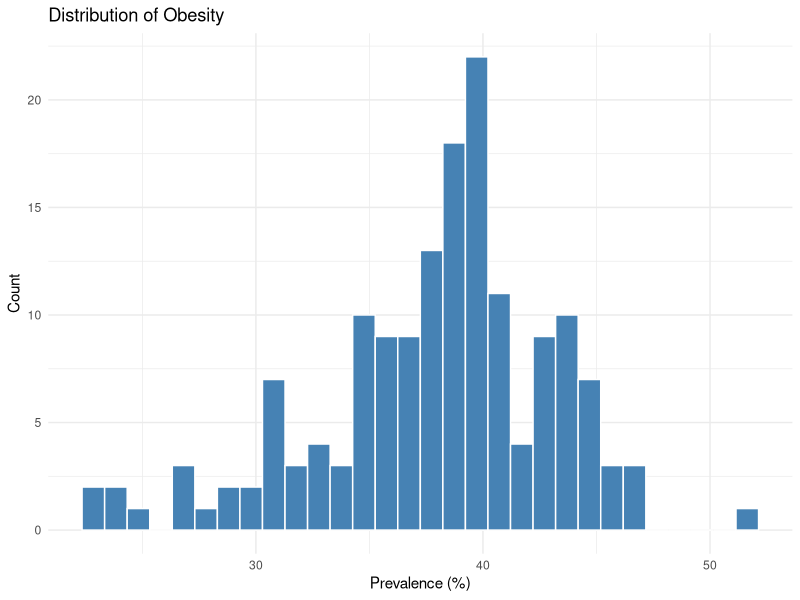
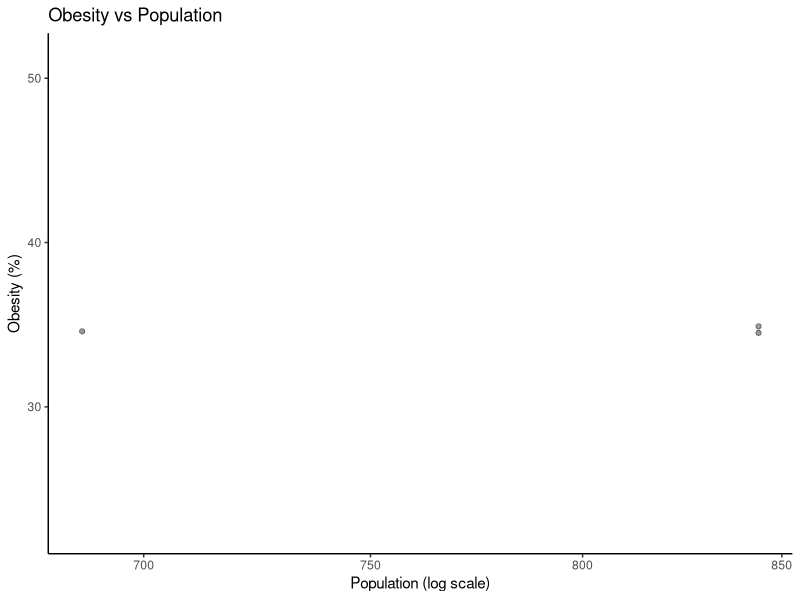

The R source for these figures, in order:
# =====================
# CP02 - Data Exploration
# =====================

library(ggplot2)

# Load data (USE RELATIVE PATH)
places_raw <- read.csv("data/raw/PLACES_sample.csv", stringsAsFactors = FALSE)

# Check structure
head(places_raw)

# Convert numeric columns
to_num <- function(x) {
  x <- trimws(as.character(x))
  x[x %in% c("", "NA", "NaN", "NULL")] <- NA
  suppressWarnings(as.numeric(x))
}

places_raw$Data_Value <- to_num(places_raw$Data_Value)
places_raw$Low_Confidence_Limit <- to_num(places_raw$Low_Confidence_Limit)
places_raw$High_Confidence_Limit <- to_num(places_raw$High_Confidence_Limit)
places_raw$TotalPopulation <- to_num(places_raw$TotalPopulation)

# Variable table
variable_table <- data.frame(
  Variable = c("StateAbbr","LocationName","Measure","Data_Value","Data_Value_Unit",
               "Low_Confidence_Limit","High_Confidence_Limit","TotalPopulation"),
  Type = c("Categorical","Categorical","Categorical","Continuous","Categorical",
           "Continuous","Continuous","Continuous")
)

print(variable_table)

# Filter obesity
chosen_measure <- "Obesity among adults"

obesity_data <- places_raw[
  places_raw$Measure == chosen_measure & !is.na(places_raw$Data_Value),
]

# Histogram
ggplot(obesity_data, aes(x = Data_Value)) +
  geom_histogram(bins = 30, fill = "steelblue", color = "white") +
  labs(title = "Distribution of Obesity",
       x = "Prevalence (%)",
       y = "Count") +
  theme_minimal()

# Scatterplot
ggplot(obesity_data, aes(x = TotalPopulation, y = Data_Value)) +
  geom_point(alpha = 0.4) +
  scale_x_log10() +
  labs(title = "Obesity vs Population",
       x = "Population (log scale)",
       y = "Obesity (%)") +
  theme_classic()
